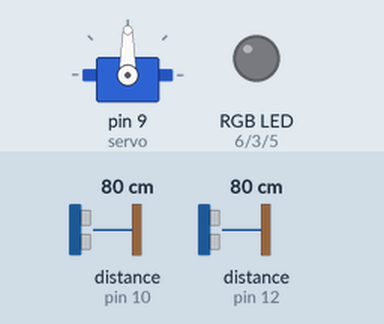
The sketch below on a simulated Arduino Uno, built with avr-gcc and run on an emulated ATmega328P. On the bench: servo, an RGB LED mixed from three pins (HIGH = lit). Wiring (inferred from the names in the program): 2 × ultrasonic range finder: trigger pin 11, echo pin 10 / trigger pin 13, echo pin 12. The inputs (shaded band) are chosen by the test bench; at power-on: distance to the obstacle (sensors on pin 10, pin 12) 80 cm. The echo pulse lasts 58.3 µs per cm; pins used as bus, display or sensor lines are not drawn; what the sketch prints to the serial monitor is not drawn.

Above: at 0.05 s.
At 1.2 s:
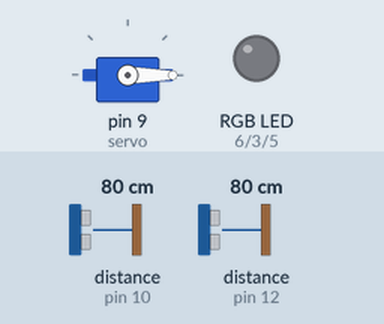
1.3 s: distance to the obstacle (sensor on pin 10) set to 10 cm
4.3 s: distance to the obstacle (sensor on pin 10) set to 7 cm
At 5.7 s:
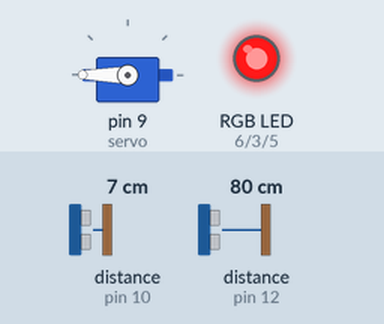
Timing chart, 0 to 7.3 s (numbered marks = the images above; inputs shaded):
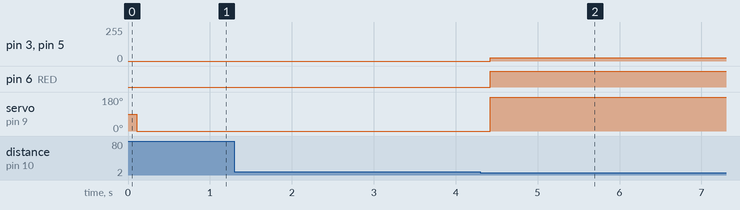

The sketch:

Proyecto.ino
```cpp
// C++ code
//Caneca_ apertura con servomotor_ ultrasonido 1 apertura _Ultraosnido 2 nivel de llenado
//Cables Morados: Alimentaciòn
//Cables negros: Tierra
//Cables Amarillos: Outputs
//cables naranjas: Inputs

#include <Servo.h>

Servo servo;
int trig1=11; //Sensor inferior
int echo1=10;
int trig2=13; //Sensor superior
int echo2=12;
int RED=6;
int BLUE=5;
int GREEN=3;

void setup()
{
  servo.attach(9);
  Serial.begin(9600);
  pinMode (trig1,OUTPUT);
  pinMode (echo1,INPUT);
  pinMode (trig2,OUTPUT);
  pinMode (echo2,INPUT);
  digitalWrite (trig1,LOW);
  digitalWrite (trig2,LOW);
  pinMode (RED,OUTPUT);
  pinMode (BLUE,OUTPUT);
  pinMode (GREEN,OUTPUT);
}

void loop()
{
  // Funcion tapa
 long t;
  long d;

  digitalWrite(trig1, HIGH);
  digitalWrite(trig1, LOW);

  t = pulseIn(echo1, HIGH);
  d = t/60;

  Serial.print("Distancia Inferior: ");
  Serial.print(d);
  Serial.print("cm");
  delay(100);

  if (d<8){
    servo.write(180);
  analogWrite(RED,255);
  analogWrite(GREEN,25);
  analogWrite(BLUE,25);
  delay(10000);
  }

  else {
    servo.write(0);
  }

  // Funcion seguimiento

  digitalWrite(trig2, HIGH);
  digitalWrite(trig2, LOW);

  t = pulseIn(echo2, HIGH);
  d = t/60;

  Serial.print("Distancia Supeior: ");
  Serial.print(d);
  Serial.print("cm");

  if (d>30&&d<40) { // Morado
  analogWrite(RED,255);
  analogWrite(GREEN,000);
  analogWrite(BLUE,130);}

  if (d>20&&d<30) { // Verde
  analogWrite(RED,000);
  analogWrite(GREEN,255);
  analogWrite(BLUE,000);}

  if (d>10&&d<20) { // Amarillo
  analogWrite(RED,255);
  analogWrite(GREEN,20);
  analogWrite(BLUE,000);}

  if (d<10) { // Rojo
  analogWrite(RED,255);
  analogWrite(GREEN,000);
  analogWrite(BLUE,000);}
  }

//Info tomada
//Sensor ultrasonico: https://naylampmechatronics.com/blog/10_tutorial-de-arduino-y-sensor-ultrasonico-hc-sr04.html
//Servomotor: https://programarfacil.com/blog/arduino-blog/servomotor-con-arduino/
//Condicionales: https://programarfacil.com/blog/arduino-blog/if-else-arduino/
```

Measured:
- the behaviour switches between 9 and 8 cm on distance to the obstacle (sensor on pin 10) (found by bisection; images 1 and 2)
- after the input at 1.3 s, every drawn part: stays the same
- after the input at 4.3 s, pin 3 (GREEN), pin 5 (BLUE): 0/255 → 25/255 after 0.12 s; pin 6 (RED): LOW → HIGH after 0.12 s; servo on pin 9 (servo): 0° → 180° after 0.12 s
